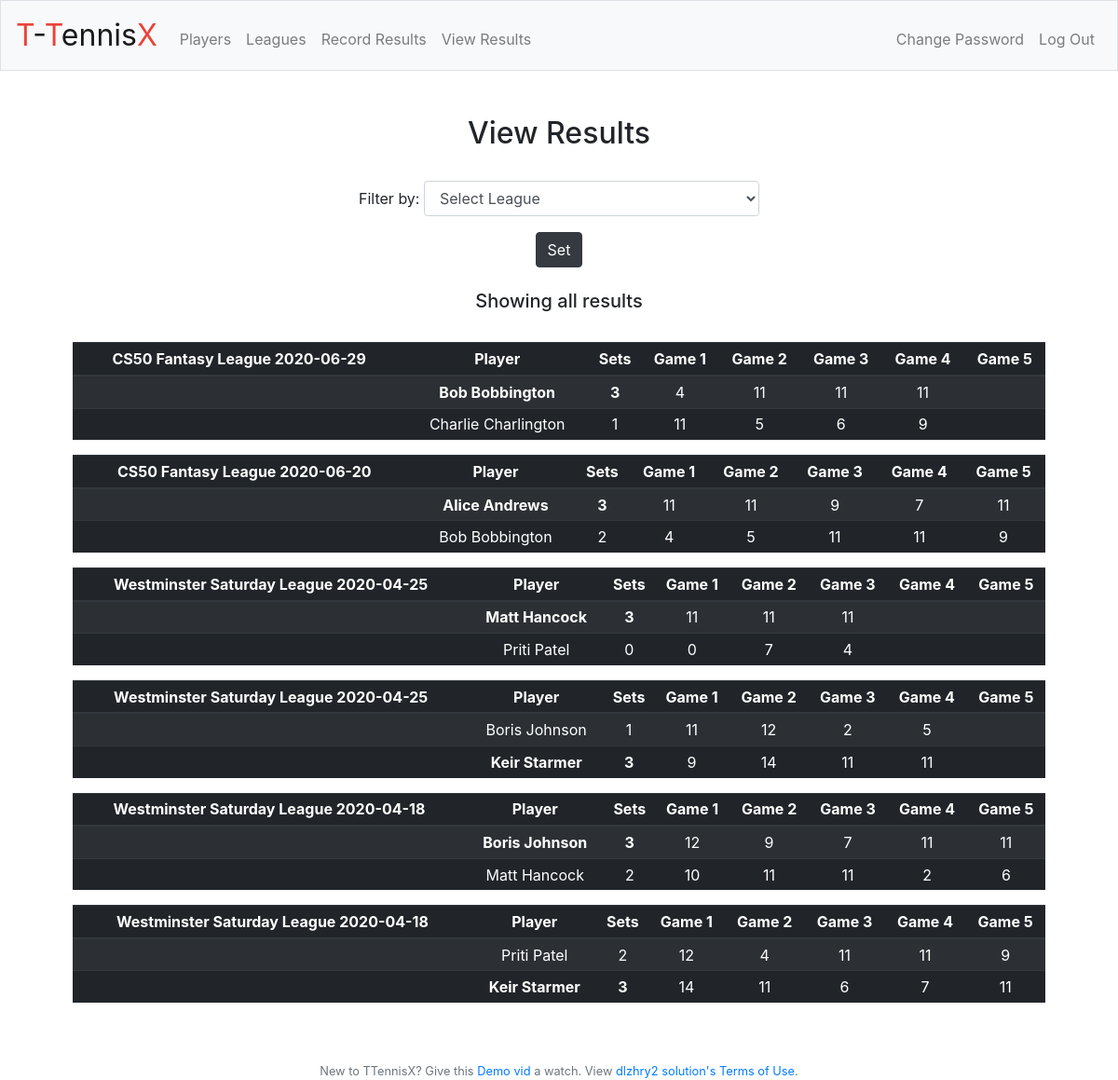
The page /viewresults (signed in) on the database its author committed.
### tables this page shows
CREATE TABLE 'leagues' ('id' integer PRIMARY KEY AUTOINCREMENT NOT NULL, 'name' varchar(400) NOT NULL, 'startyear' integer NOT NULL, 'endyear' integer NOT NULL);

CREATE TABLE 'results' ('id' integer PRIMARY KEY AUTOINCREMENT NOT NULL, 'league_id' integer NOT NULL, 'date' date NOT NULL, 'player1' text NOT NULL, 'player2' text NOT NULL, 'p1set' integer NOT NULL, 'p2set' integer NOT NULL, 'p1g1' integer NOT NULL, 'p2g1' integer NOT NULL, 'p1g2' integer NOT NULL, 'p2g2' integer NOT NULL, 'p1g3' integer NOT NULL, 'p2g3' integer NOT NULL, 'p1g4' integer, 'p2g4' integer, 'p1g5' integer, 'p2g5' integer);

### application.py (the view)
@app.route("/viewresults", methods=["GET", "POST"])
@login_required
def viewresults():
    if request.method == "POST":
        leagueid = request.form.get("league")
        name = db.execute("SELECT * FROM leagues WHERE id= :id", id=leagueid)
        leagues = db.execute("SELECT * FROM leagues")
        results = db.execute("SELECT * FROM results WHERE league_id= :id ORDER BY date DESC", id=leagueid)
        y, x, z = 0, len(results), len(leagues)
        return render_template("results1.html", name=name, results=results, y=y, x=x, leagues=leagues, z=z)
    else:
        leagues = db.execute("SELECT * FROM leagues")
        results = db.execute("SELECT * FROM results ORDER BY date DESC")
        y, x, z = 0, len(leagues), len(results)
        names = list()
        for n in range(z):
            id = int(results[n]['league_id'])
            name = db.execute("SELECT name FROM leagues WHERE id= :id", id=id)
            names.append(name[0]['name'])
        return render_template('results.html', leagues=leagues, results=results, y=y, x=x, z=z, names=names)

### application.py (called while the page is built)
@app.after_request
def after_request(response):
    response.headers["Cache-Control"] = "no-cache, no-store, must-revalidate"
    response.headers["Expires"] = 0
    response.headers["Pragma"] = "no-cache"
    return response

### helpers.py (called while the page is built)
def login_required(f):
    @wraps(f)
    def decorated_function(*args, **kwargs):
        if session.get("user_id") is None:
            return redirect("/login")
        return f(*args, **kwargs)
    return decorated_function

### templates/results.html (shortened to what this page needs)
{% extends "layout.html" %}
{% block main %}
    <h2>View Results</h2><br>
    <form action="/viewresults" method="POST">
        <div class="form-group">
            <label for='league'>Filter by: </label>
            <select class="form-control" name="league">
                <option disable selected value>Select League</option>
            </select>
        </div>
         <button class="btn btn-dark" type="submit">Set</button>
    </form><br>
    <h5>Showing all results</h5><br>
    {% for y in range(z) %}
    <table class="table table-sm table-striped table-dark">
        <thead>
            <tr>
                <th>{{ (names[y]) }} {{ (results[y]['date']) }}</th>
                <th>Player</th>
                <th>Sets</th>
                <th>Game 1</th>
                <th>Game 2</th>
                <th>Game 3</th>
                <th>Game 4</th>
                <th>Game 5</th>
            </tr>
        </thead>
        <tbody>
            <tr>
                <td></td>
                <td {% if (results[y]['p1set']) > (results[y]['p2set']) %} id= "tablebold" {% endif %}>{{ (results[y]['player1']) }}</td>
                <td {% if (results[y]['p1set']) > (results[y]['p2set']) %} id= "tablebold" {% endif %}>{{ (results[y]['p1set']) }}</td>
                <td>{{ (results[y]['p1g1']) }}</td>
                <td>{{ (results[y]['p1g2']) }}</td>
                <td>{{ (results[y]['p1g3']) }}</td>
                <td>{{ (results[y]['p1g4']) }}</td>
                <td>{{ (results[y]['p1g5']) }}</td>
            </tr>
            <tr>
                <td></td>
                <td {% if (results[y]['p1set']) < (results[y]['p2set']) %} id= "tablebold" {% endif %}>{{ (results[y]['player2']) }}</td>
                <td {% if (results[y]['p1set']) < (results[y]['p2set']) %} id= "tablebold" {% endif %}>{{ (results[y]['p2set']) }}</td>
                <td>{{ (results[y]['p2g1']) }}</td>
                <td>{{ (results[y]['p2g2']) }}</td>
                <td>{{ (results[y]['p2g3']) }}</td>
                <td>{{ (results[y]['p2g4']) }}</td>
                <td>{{ (results[y]['p2g5']) }}</td>
            </tr>
        </tbody>
        </table>
        {% endfor %}
{% endblock %}

### static/styles.css (style rules this page uses)
main .form-control { display: inline-block; width: auto; }
#tablebold { font-weight: bold; }

### rows shown on the page
leagues: name "CS50 Fantasy League" "CS50 Fantasy League"
results: date "2020-06-29", player1 "Bob Bobbington", p1set "3", p1g1 "4", p1g2 "11", p1g3 "11", p1g4 "11", player2 "Charlie Charlington", p2set "1", p2g1 "11", p2g2 "5", p2g3 "6", p2g4 "9"
results: date "2020-06-20", player1 "Alice Andrews", p1set "3", p1g1 "11", p1g2 "11", p1g3 "9", p1g4 "7", p1g5 "11", player2 "Bob Bobbington", p2set "2", p2g1 "4", p2g2 "5", p2g3 "11", p2g4 "11", p2g5 "9"
leagues: name "Westminster Saturday League" "Westminster Saturday League" "Westminster Saturday League" "Westminster Saturday League"
results: date "2020-04-25", player1 "Matt Hancock", p1set "3", p1g1 "11", p1g2 "11", p1g3 "11", player2 "Priti Patel", p2set "0", p2g1 "0", p2g2 "7", p2g3 "4"
results: date "2020-04-25", player1 "Boris Johnson", p1set "1", p1g1 "11", p1g2 "12", p1g3 "2", p1g4 "5", player2 "Keir Starmer", p2set "3", p2g1 "9", p2g2 "14", p2g3 "11", p2g4 "11"
results: date "2020-04-18", player1 "Boris Johnson", p1set "3", p1g1 "12", p1g2 "9", p1g3 "7", p1g4 "11", p1g5 "11", player2 "Matt Hancock", p2set "2", p2g1 "10", p2g2 "11", p2g3 "11", p2g4 "2", p2g5 "6"
results: date "2020-04-18", player1 "Priti Patel", p1set "2", p1g1 "12", p1g2 "4", p1g3 "11", p1g4 "11", p1g5 "9", player2 "Keir Starmer", p2set "3", p2g1 "14", p2g2 "11", p2g3 "6", p2g4 "7", p2g5 "11"
